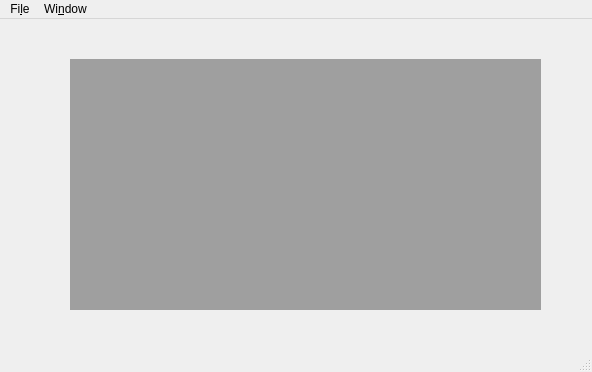
<?xml version="1.0" encoding="UTF-8"?>
<ui version="4.0">
 <class>MainWindow</class>
 <widget class="QMainWindow" name="MainWindow">
  <property name="geometry">
   <rect>
    <x>0</x>
    <y>0</y>
    <width>592</width>
    <height>372</height>
   </rect>
  </property>
  <property name="windowTitle">
   <string>MainWindow</string>
  </property>
  <widget class="QWidget" name="centralwidget">
   <widget class="QMdiArea" name="mdiArea">
    <property name="geometry">
     <rect>
      <x>70</x>
      <y>40</y>
      <width>471</width>
      <height>251</height>
     </rect>
    </property>
   </widget>
  </widget>
  <widget class="QMenuBar" name="menubar">
   <property name="geometry">
    <rect>
     <x>0</x>
     <y>0</y>
     <width>592</width>
     <height>30</height>
    </rect>
   </property>
   <widget class="QMenu" name="menuFile">
    <property name="title">
     <string>Fi&amp;le</string>
    </property>
    <addaction name="actionOpen"/>
    <addaction name="separator"/>
    <addaction name="actionExit"/>
   </widget>
   <widget class="QMenu" name="menuWindow">
    <property name="title">
     <string>Wi&amp;ndow</string>
    </property>
    <addaction name="actionClose_All"/>
   </widget>
   <addaction name="menuFile"/>
   <addaction name="menuWindow"/>
  </widget>
  <widget class="QStatusBar" name="statusbar"/>
  <action name="actionOpen">
   <property name="text">
    <string>Open</string>
   </property>
  </action>
  <action name="actionClose_All">
   <property name="text">
    <string>Close All</string>
   </property>
  </action>
  <action name="actionExit">
   <property name="text">
    <string>Exit</string>
   </property>
  </action>
 </widget>
 <resources/>
 <connections/>
</ui>
